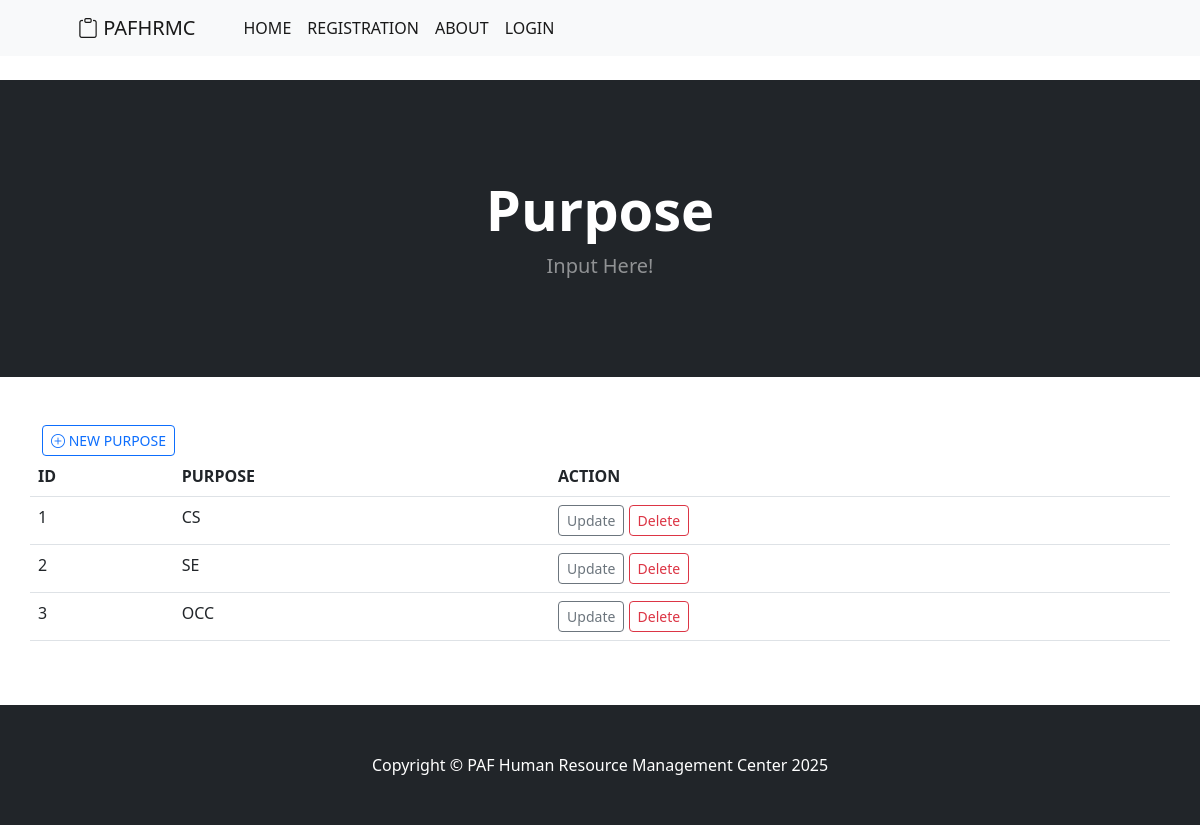
The app's page /purpose/ with its own data.
### myapp/models.py (models this page shows, shortened)
class Purpose(models.Model):
    class Meta:
        verbose_name_plural = "Purpose"
    purpose = models.CharField(max_length=20, null=True,blank=True)

### myapp/views.py (the view)
# urls.py: path('purpose/',views.purpose, name='purpose'),
def purpose(request):
    purpose = Purpose.objects.all()
    return render(request, 'purpose.html',{'purpose':purpose})

### myapp/templates/purpose.html
{% extends 'base.html' %}
{% block content %}
        <header class="bg-dark py-5">
            <div class="container px-4 px-lg-5 my-5">
                <div class="text-center text-white">
                    <h1 class="display-4 fw-bolder">Purpose</h1>
                    <p class="lead fw-normal text-white-50 mb-0">Input Here!</p>
                </div>
            </div>
        </header>
        <br><br>
        <div class="container">
            <a class="btn btn-outline-primary btn-sm" href="{% url 'createPc' %}" role="button"><i class="bi bi-plus-circle"></i> NEW PURPOSE</a>
            <div class="row">
                        <table class="table table-hover" id="cycleTable">
                        <thead>
                            <tr>
                            <th scope="col">ID</th>
                            <th scope="col">PURPOSE</th>
                            <th scope="col">ACTION</th>
                            </tr>
                        </thead>
                        <tbody>
                            {% for purpose in purpose %}
                            <tr>
                            <td>{{ purpose.id }}</td>
                            <td>{{ purpose.purpose }}</td>
                            <td>
                                <a class="btn btn-outline-secondary btn-sm" href="#" role="button">Update</a>
                                <a class="btn btn-outline-danger btn-sm" href="#" role="button">Delete</a>
                            </td>
                            {% endfor %}
                        </tbody>
                        </table>
            </div>
        </div>
       <br><br>
{% endblock %}

### records on screen
Purpose: id "1", purpose "CS"
Purpose: id "2", purpose "SE"
Purpose: id "3", purpose "OCC"
